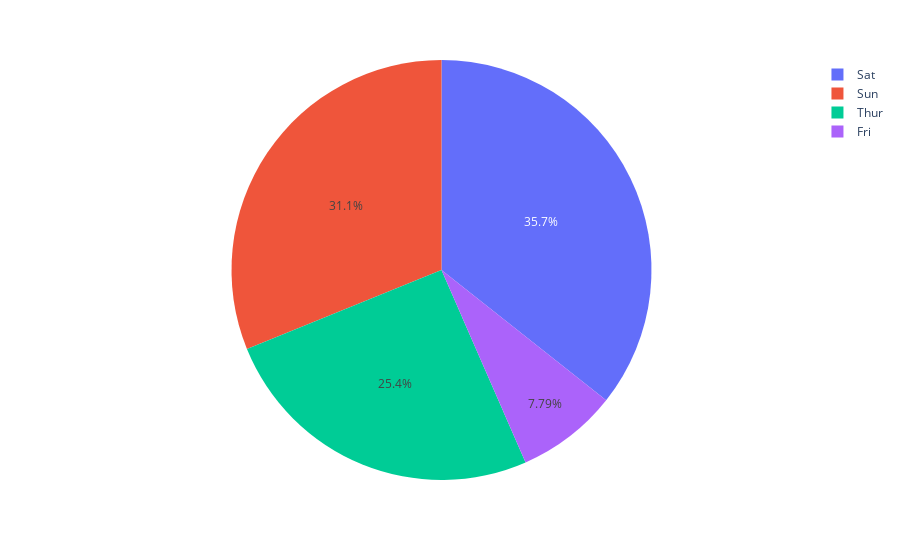

Notebook code cell kept with this figure:
### Markdown cell above
#### Plot

### Code cell
px.pie(data_frame=dff, names='day', values='freq')

### Figure 1 — Plotly figure (JSON) as saved in the notebook; plotly's stock layout.template omitted (floating-point values rounded to 4 significant figures)
{"data": [{"domain": {"x": [0, 1], "y": [0, 1]}, "hovertemplate": "day=%{label}<br>freq=%{value}<extra></extra>", "labels": ["Thur", "Fri", "Sat", "Sun"], "legendgroup": "", "name": "", "showlegend": true, "type": "pie", "values": [62, 19, 87, 76]}], "layout": {"autosize": true, "legend": {"tracegroupgap": 0}, "margin": {"t": 60}}}
